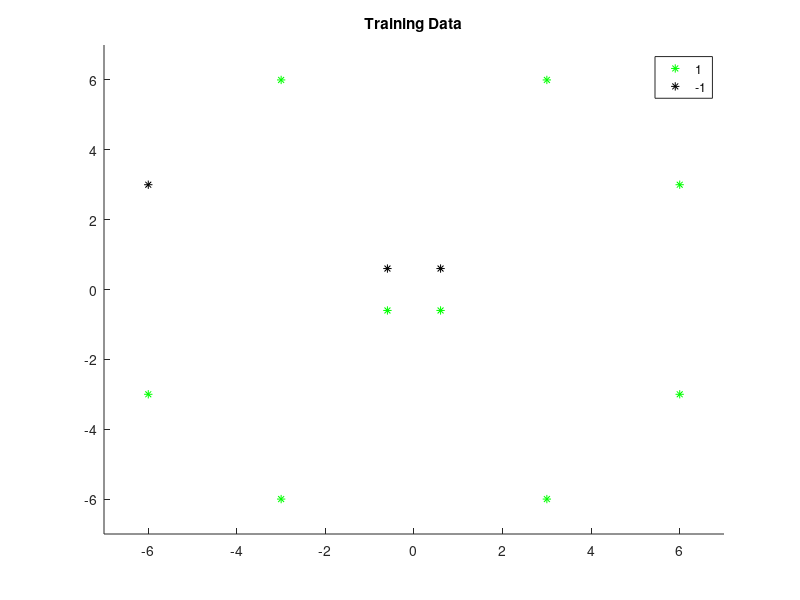

Recreate this plot in MATLAB. (Note: this script raises an error after producing the figure.)
% Allows the user to input training data, and shows a visualization
% as the network trains itself
close all
clear
clc

iterations = 1000;
viewsize = 15;
data = 3*[1 2; 0.2 0.2; 2 1; -1 -2; -0.2 -0.2; -2 -1; -1 2; -0.2 0.2; -2 1; 1 -2; 0.2 -0.2; 2 -1];
realval = [1;-1;1;1;1;1;1;-1;-1;1;1;1];

figure
hold on
plot(data(realval==1,1),data(realval==1,2),'*g');
plot(data(realval==-1,1),data(realval==-1,2),'*k');
legend('1','-1');
title('Training Data');
axis([-floor((viewsize-1)/2),ceil((viewsize-1)/2),-floor((viewsize-1)/2),ceil((viewsize-1)/2)]);
hold off
fig = figure;
[~,lastcost] = nn(data,realval);
for n = 1:iterations
    [output, cost] = nn(data,realval);
    if cost > 0.1 && abs((cost-lastcost)/cost) < 1*10^-5
        clear global;
    end
    lastcost = cost;
    
    classification = zeros(viewsize,viewsize);
    for x1 = -floor((viewsize-1)/2):ceil((viewsize-1)/2)
        for x2 = -floor((viewsize-1)/2):ceil((viewsize-1)/2)
            classification(x2+(1+floor((viewsize-1)/2)),x1+(1+floor((viewsize-1)/2))) = nn([x1,x2]);
        end
    end
    classification = imresize(classification,viewsize*4);
    set(groot,'CurrentFigure',fig);
    imshow(flipud(classification));
    colormap default;
    text(viewsize*1.6,viewsize*2,sprintf('Cost: %0.4f',cost),'Color','red','FontSize',14)
    pause(0.1);
end